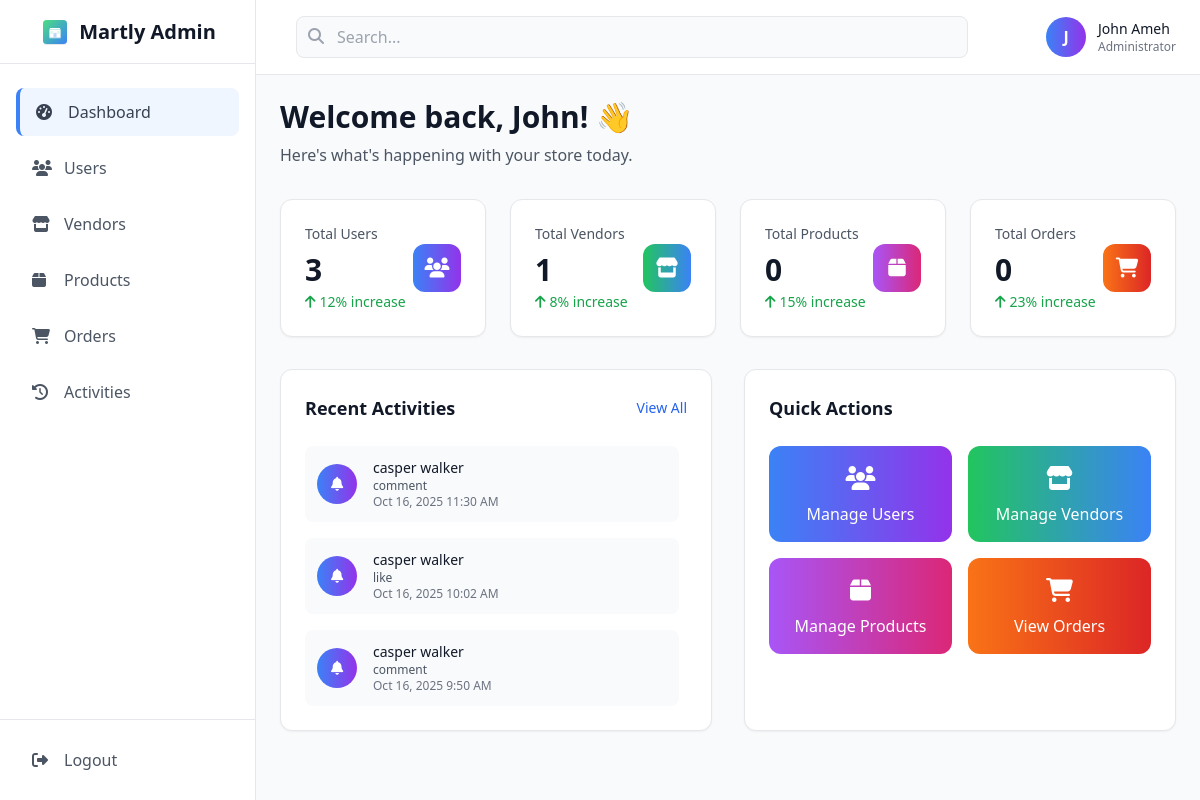
Screenshot of /admin/index.php (signed in) with the database file from the repository.
### tables this page shows
CREATE TABLE `users` (
  `id` int(11) NOT NULL,
  `username` varchar(50) NOT NULL,
  `email` varchar(100) NOT NULL,
  `password` varchar(255) NOT NULL,
  `first_name` varchar(50) DEFAULT NULL,
  `last_name` varchar(50) DEFAULT NULL,
  `profile_picture` varchar(255) DEFAULT NULL,
  `user_type` enum('customer','vendor','admin') DEFAULT 'customer',
  `referral_code` varchar(20) DEFAULT NULL,
  `referred_by` int(11) DEFAULT NULL,
  `created_at` timestamp NOT NULL DEFAULT current_timestamp(),
  `updated_at` timestamp NOT NULL DEFAULT current_timestamp() ON UPDATE current_timestamp(),
  `referred_count` int(11) DEFAULT 0
);

CREATE TABLE `activities` (
  `id` int(11) NOT NULL,
  `user_id` int(11) NOT NULL,
  `activity_type` enum('like','comment','share','review','follow') NOT NULL,
  `reference_type` enum('post','product','user') DEFAULT NULL,
  `reference_id` int(11) DEFAULT NULL,
  `actor_username` varchar(255) NOT NULL,
  `is_read` tinyint(1) DEFAULT 0,
  `created_at` timestamp NOT NULL DEFAULT current_timestamp(),
  `actor_id` int(11) DEFAULT NULL
);

### includes/config.php (called while the page is built, shortened)
<?php
try {
    $pdo = new PDO("mysql:host=" . DB_HOST . ";dbname=" . DB_NAME, DB_USER, DB_PASS);
    $pdo->setAttribute(PDO::ATTR_ERRMODE, PDO::ERRMODE_EXCEPTION);
    $pdo->setAttribute(PDO::ATTR_DEFAULT_FETCH_MODE, PDO::FETCH_ASSOC);
} catch (PDOException $e) {
    die("Connection failed: " . $e->getMessage());
}
function isLoggedIn()
{
    return isset($_SESSION['user_id']);
}
function getCurrentUser()
{
    global $pdo;
    if (isLoggedIn()) {
        $stmt = $pdo->prepare("SELECT * FROM users WHERE id = ?");
        $stmt->execute([$_SESSION['user_id']]);
        return $stmt->fetch();
    }
    return null;
}

### admin/index.php (the view, shortened to what this page needs)
<?php
require_once '../includes/config.php';
$totalUsers = 0;
$totalVendors = 0;
$totalProducts = 0;
$totalOrders = 0;
$recentActivities = [];
try {
    $stmt = $pdo->prepare("SELECT COUNT(*) as total_users FROM users");
    $stmt->execute();
    $result = $stmt->fetch(PDO::FETCH_ASSOC);
    $totalUsers = $result ? $result['total_users'] : 0;
    $stmt = $pdo->prepare("SELECT COUNT(*) as total_vendors FROM companies");
    $stmt->execute();
    $result = $stmt->fetch(PDO::FETCH_ASSOC);
    $totalVendors = $result ? $result['total_vendors'] : 0;
    $stmt = $pdo->prepare("SELECT COUNT(*) as total_products FROM products");
    $stmt->execute();
    $result = $stmt->fetch(PDO::FETCH_ASSOC);
    $totalProducts = $result ? $result['total_products'] : 0;
    $stmt = $pdo->prepare("SELECT COUNT(*) as total_orders FROM orders WHERE status != 'cancelled'");
    $stmt->execute();
    $result = $stmt->fetch(PDO::FETCH_ASSOC);
    $totalOrders = $result ? $result['total_orders'] : 0;
    $stmt = $pdo->prepare("
        SELECT a.*, u.first_name, u.last_name
        FROM activities a
        LEFT JOIN users u ON a.user_id = u.id
        ORDER BY a.created_at DESC
        LIMIT 10
    ");
    $stmt->execute();
    $recentActivities = $stmt->fetchAll(PDO::FETCH_ASSOC);
} catch (PDOException $e) {
    $error = "Error loading dashboard data: " . $e->getMessage();
    error_log("Admin Dashboard Error: " . $e->getMessage());
}
?>
<!DOCTYPE html>
<html lang="en">
<head>
    <script src="https://cdn.tailwindcss.com"></script>
    <link rel="stylesheet" href="https://cdnjs.cloudflare.com/ajax/libs/font-awesome/6.4.0/css/all.min.css">
    <link rel="stylesheet" href="/assets/css/style.css">
</head>
<body>
<div class="min-h-screen bg-gray-50">
    <?php include 'includes/sidebar.php'; ?>
    <div class="ml-0 lg:ml-64">
        <?php include 'includes/topbar.php'; ?>
        <main class="p-6">
            <div class="mb-8">
                <h1 class="text-3xl font-bold text-gray-900">Welcome back, <?php echo htmlspecialchars($currentUser['first_name']); ?>! 👋</h1>
                <p class="text-gray-600 mt-2">Here's what's happening with your store today.</p>
            </div>
            <div class="grid grid-cols-1 md:grid-cols-2 lg:grid-cols-4 gap-6 mb-8">
                <div class="bg-white rounded-xl shadow-sm border border-gray-200 p-6">
                    <div class="flex items-center justify-between">
                        <div>
                            <p class="text-gray-600 text-sm font-medium">Total Users</p>
                            <h3 class="text-3xl font-bold text-gray-900 mt-2"><?php echo number_format($totalUsers); ?></h3>
                            <p class="text-green-600 text-sm mt-1 flex items-center">
                                <i class="fas fa-arrow-up mr-1"></i>
                                12% increase
                            </p>
                        </div>
                        <div class="w-12 h-12 bg-gradient-to-r from-blue-500 to-purple-600 rounded-xl flex items-center justify-center">
                            <i class="fas fa-users text-white text-xl"></i>
                        </div>
                    </div>
                </div>
                <div class="bg-white rounded-xl shadow-sm border border-gray-200 p-6">
                    <div class="flex items-center justify-between">
                        <div>
                            <p class="text-gray-600 text-sm font-medium">Total Vendors</p>
                            <h3 class="text-3xl font-bold text-gray-900 mt-2"><?php echo number_format($totalVendors); ?></h3>
                            <p class="text-green-600 text-sm mt-1 flex items-center">
                                <i class="fas fa-arrow-up mr-1"></i>
                                8% increase
                            </p>
                        </div>
                        <div class="w-12 h-12 bg-gradient-to-r from-green-500 to-blue-500 rounded-xl flex items-center justify-center">
                            <i class="fas fa-store text-white text-xl"></i>
                        </div>
                    </div>
                </div>
                <div class="bg-white rounded-xl shadow-sm border border-gray-200 p-6">
                    <div class="flex items-center justify-between">
                        <div>
                            <p class="text-gray-600 text-sm font-medium">Total Products</p>
                            <h3 class="text-3xl font-bold text-gray-900 mt-2"><?php echo number_format($totalProducts); ?></h3>
                            <p class="text-green-600 text-sm mt-1 flex items-center">
                                <i class="fas fa-arrow-up mr-1"></i>
                                15% increase
                            </p>
                        </div>
                        <div class="w-12 h-12 bg-gradient-to-r from-purple-500 to-pink-600 rounded-xl flex items-center justify-center">
                            <i class="fas fa-box text-white text-xl"></i>
                        </div>
                    </div>
                </div>
                <div class="bg-white rounded-xl shadow-sm border border-gray-200 p-6">
                    <div class="flex items-center justify-between">
                        <div>
                            <p class="text-gray-600 text-sm font-medium">Total Orders</p>
                            <h3 class="text-3xl font-bold text-gray-900 mt-2"><?php echo number_format($totalOrders); ?></h3>
                            <p class="text-green-600 text-sm mt-1 flex items-center">
                                <i class="fas fa-arrow-up mr-1"></i>
                                23% increase
                            </p>
                        </div>
                        <div class="w-12 h-12 bg-gradient-to-r from-orange-500 to-red-600 rounded-xl flex items-center justify-center">
                            <i class="fas fa-shopping-cart text-white text-xl"></i>
                        </div>
                    </div>
                </div>
            </div>
            <div class="grid grid-cols-1 lg:grid-cols-2 gap-8">
                <div class="bg-white rounded-xl shadow-sm border border-gray-200 p-6">
                    <div class="flex justify-between items-center mb-6">
                        <h3 class="text-lg font-semibold text-gray-900">Recent Activities</h3>
                        <a href="activities.php" class="text-blue-600 hover:text-blue-700 text-sm font-medium">
                            View All
                        </a>
                    </div>
                    <div class="space-y-4 max-h-96 overflow-y-auto pr-2">
                        <?php if (empty($recentActivities)): ?>
                            <div class="text-center py-8">
                                <i class="fas fa-history text-gray-300 text-4xl mb-3"></i>
                                <p class="text-gray-500">No activities yet</p>
                            </div>
                        <?php else: ?>
                            <?php foreach ($recentActivities as $activity): ?>
                                <div class="flex items-center space-x-4 p-3 bg-gray-50 rounded-lg">
                                    <div class="w-10 h-10 bg-gradient-to-r from-blue-500 to-purple-600 rounded-full flex items-center justify-center">
                                        <i class="fas fa-bell text-white text-sm"></i>
                                    </div>
                                    <div class="flex-1">
                                        <p class="text-gray-900 text-sm font-medium">
                                            <?php echo htmlspecialchars($activity['first_name'] . ' ' . $activity['last_name']); ?>
                                        </p>
                                        <p class="text-gray-600 text-xs">
                                            <?php echo htmlspecialchars($activity['activity_type']); ?>
                                        </p>
                                        <p class="text-gray-500 text-xs">
                                            <?php echo date('M j, Y g:i A', strtotime($activity['created_at'])); ?>
                                        </p>
                                    </div>
                                </div>
                            <?php endforeach; ?>
                        <?php endif; ?>
                    </div>
                </div>
                <div class="bg-white rounded-xl shadow-sm border border-gray-200 p-6">
                    <h3 class="text-lg font-semibold text-gray-900 mb-6">Quick Actions</h3>
                    <div class="grid grid-cols-2 gap-4">
                        <a href="users.php" class="bg-gradient-to-r from-blue-500 to-purple-600 text-white p-4 rounded-xl text-center hover:from-blue-600 hover:to-purple-700 transition-all duration-300 transform hover:scale-105">
                            <i class="fas fa-users text-2xl mb-2"></i>
                            <p class="font-medium">Manage Users</p>
                        </a>
                        <a href="vendors.php" class="bg-gradient-to-r from-green-500 to-blue-500 text-white p-4 rounded-xl text-center hover:from-green-600 hover:to-blue-600 transition-all duration-300 transform hover:scale-105">
                            <i class="fas fa-store text-2xl mb-2"></i>
                            <p class="font-medium">Manage Vendors</p>
                        </a>
                        <a href="products.php" class="bg-gradient-to-r from-purple-500 to-pink-600 text-white p-4 rounded-xl text-center hover:from-purple-600 hover:to-pink-700 transition-all duration-300 transform hover:scale-105">
                            <i class="fas fa-box text-2xl mb-2"></i>
                            <p class="font-medium">Manage Products</p>
                        </a>
                        <a href="orders.php" class="bg-gradient-to-r from-orange-500 to-red-600 text-white p-4 rounded-xl text-center hover:from-orange-600 hover:to-red-700 transition-all duration-300 transform hover:scale-105">
                            <i class="fas fa-shopping-cart text-2xl mb-2"></i>
                            <p class="font-medium">View Orders</p>
                        </a>
                    </div>
                </div>
            </div>
        </main>
    </div>
</div>
</body>
</html>

### admin/includes/topbar.php (shortened to what this page needs)
<?php
$currentUser = getCurrentUser();
?>
<header class="bg-white border-b border-gray-200">
    <div class="flex items-center justify-between px-6 py-4">
        <div class="flex-1 max-w-2xl mx-4">
            <div class="relative">
                <input type="text" placeholder="Search..." class="w-full pl-10 pr-4 py-2 bg-gray-50 border border-gray-200 rounded-lg focus:outline-none focus:ring-2 focus:ring-blue-500 focus:border-transparent">
                <i class="fas fa-search absolute left-3 top-3 text-gray-400"></i>
            </div>
        </div>
        <div class="flex items-center space-x-4">
            <div class="flex items-center space-x-3">
                <div class="w-10 h-10 bg-gradient-to-r from-blue-500 to-purple-600 rounded-full flex items-center justify-center text-white font-bold">
                    <?php echo strtoupper(substr($currentUser['first_name'], 0, 1)); ?>
                </div>
                <div class="hidden md:block">
                    <p class="text-sm font-medium text-gray-900"><?php echo htmlspecialchars($currentUser['first_name'] . ' ' . $currentUser['last_name']); ?></p>
                    <p class="text-xs text-gray-500">Administrator</p>
                </div>
            </div>
        </div>
    </div>
</header>

### rows the page displays
users: first_name "J", first_name+last_name "John Ameh", first_name "John"
activities: user.last_name "casper walker", activity_type "comment", created_at "Oct 16, 2025 11:30 AM"
activities: user.last_name "casper walker", activity_type "like", created_at "Oct 16, 2025 10:02 AM"
activities: user.last_name "casper walker", activity_type "comment", created_at "Oct 16, 2025 9:50 AM"

### other values shown
$totalUsers "3"
$totalVendors "1"
$totalProducts "0"
$totalOrders "0"
